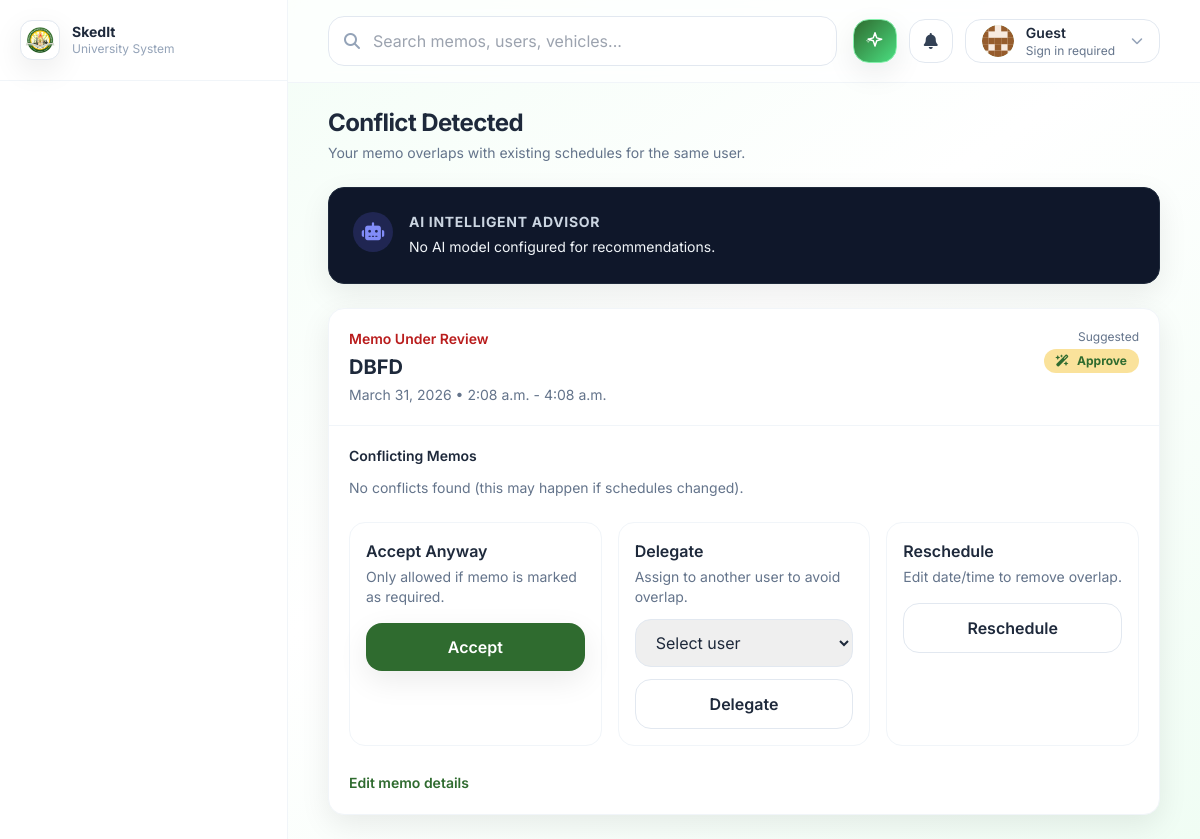
/memos/1/conflict/, run on an earlier commit of the app's database.
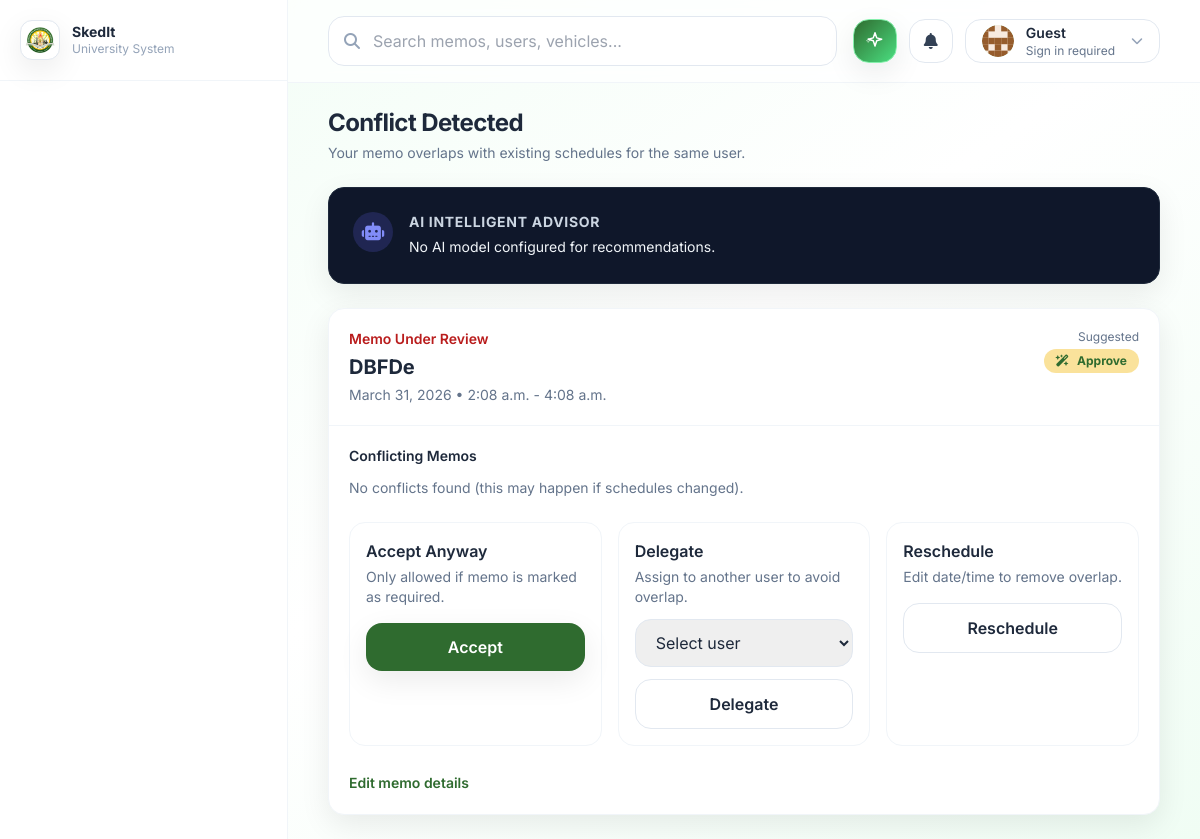
And on a later commit of the database.
### memos/models.py (models this page shows, shortened)
class Memo(models.Model):
    class Priority(models.TextChoices):
        LOW = "low", "Low"
        MEDIUM = "medium", "Medium"
        HIGH = "high", "High"
    class Status(models.TextChoices):
        DRAFT = "draft", "Draft"
        PENDING = "pending", "Pending"
        APPROVED = "approved", "Approved"
        REJECTED = "rejected", "Rejected"
        DELEGATED = "delegated", "Delegated"
        CONFLICT = "conflict", "Conflict"
    class Category(models.TextChoices):
        UNIVERSITY = "university", "University-wide"
        DEPARTMENT = "department", "Departmental"
        PERSONAL = "personal", "Personal/Individual"
    title = models.CharField(max_length=200)
    description = models.TextField(blank=True)
    created_by = models.ForeignKey(
        settings.AUTH_USER_MODEL,
        on_delete=models.SET_NULL,
        null=True,
        blank=True,
        related_name="created_memos",
    )
    assigned_user = models.ForeignKey(
        settings.AUTH_USER_MODEL, on_delete=models.CASCADE, related_name="memos"
    )
    date = models.DateField()
    start_time = models.TimeField()
    end_time = models.TimeField()
    venue = models.CharField(max_length=255, blank=True)
    destination = models.CharField(max_length=255, blank=True)
    priority = models.CharField(max_length=10, choices=Priority.choices, default=Priority.MEDIUM)
    required = models.BooleanField(default=False)
    category = models.CharField(max_length=20, choices=Category.choices, default=Category.DEPARTMENT)
    status = models.CharField(max_length=15, choices=Status.choices, default=Status.PENDING)
    delegated_to = models.ForeignKey(
        settings.AUTH_USER_MODEL,
        on_delete=models.SET_NULL,
        null=True,
        blank=True,
        related_name="delegated_memos",
    )
    created_at = models.DateTimeField(default=timezone.now, editable=False)
    updated_at = models.DateTimeField(auto_now=True)
    class Meta:
        ordering = ["-date", "start_time"]
        indexes = [
            models.Index(fields=["assigned_user", "date", "start_time", "end_time"]),
        ]
    def conflicts_queryset(self):
        qs = Memo.objects.filter(assigned_user=self.assigned_user, date=self.date)
        if self.pk:
            qs = qs.exclude(pk=self.pk)
        return qs.filter(Q(start_time__lt=self.end_time) & Q(end_time__gt=self.start_time))
    def has_conflicts(self) -> bool:
        return self.conflicts_queryset().exists()
    def suggested_decision(self) -> str:
        if not self.has_conflicts():
            return "approve"

### memos/views.py (the view)
# urls.py: path("memos/<int:pk>/conflict/", views.memo_conflict, name="memo_conflict"),
def memo_conflict(request, pk: int):
    memo = get_object_or_404(Memo, pk=pk)
    conflicts = memo.conflicts_queryset()
    suggestion = memo.suggested_decision()
    ai_recommendation = get_scheduling_recommendation({
        'title': memo.title,
        'date': str(memo.date),
        'start_time': str(memo.start_time),
        'end_time': str(memo.end_time),
        'venue': memo.venue,
        'priority': memo.priority,
    }, conflicts)
    users = User.objects.all().order_by("username")
    return render(
        request,
        "memos/memo_conflict.html",
        {
            "memo": memo,
            "conflicts": conflicts,
            "suggestion": suggestion,
            "ai_recommendation": ai_recommendation,
            "users": users
        },
    )

### memotrack/ai_utils.py (called while the page is built, shortened)
def get_gemini_model(json_mode=False):
    api_key = getattr(settings, "GEMINI_API_KEY", None)
    if not api_key:
        return None
    genai.configure(api_key=api_key)
    config = {}
    if json_mode:
        config["response_mime_type"] = "application/json"
    return genai.GenerativeModel(
        model_name="gemini-2.5-flash",
        generation_config=config if config else None
    )

def get_scheduling_recommendation(memo_data, conflicts):
    model = get_gemini_model(json_mode=False)
    if not model:
        return "No AI model configured for recommendations."

### notifications/context_processors.py (called while the page is built, shortened)
def unread_notifications(request):
    user = getattr(request, "user", None)
    if not user or not getattr(user, "is_authenticated", False):
        return {
            "unread_notifications_count": 0,
            "recent_notifications": [],
        }

### memos/templates/memos/memo_conflict.html (shortened to what the changed rows need)
{% extends "base.html" %}
{% block content %}
<div x-data="{open:true}">
  <div class="flex items-center justify-between gap-4">
    <div>
      <h1 class="text-2xl font-bold tracking-tight">Conflict Detected</h1>
    </div>
  </div>
  <div x-show="open" class="mt-6">
    <div class="rounded-2xl bg-white border border-slate-100 shadow-soft overflow-hidden">
      <div class="p-5 border-b border-slate-100 flex items-start justify-between gap-6">
        <div>
          <div class="text-sm font-semibold text-red-700">Memo Under Review</div>
          <div class="text-xl font-bold mt-1">{{ memo.title }}</div>
          <div class="text-sm text-slate-500 mt-1">{{ memo.date }} • {{ memo.start_time }} - {{ memo.end_time }}</div>
        </div>
      </div>
    </div>
  </div>
</div>
{% endblock %}

What changed in the data, as far as the page shows it:
changed Memo: title "DBFD" → "DBFDe"
